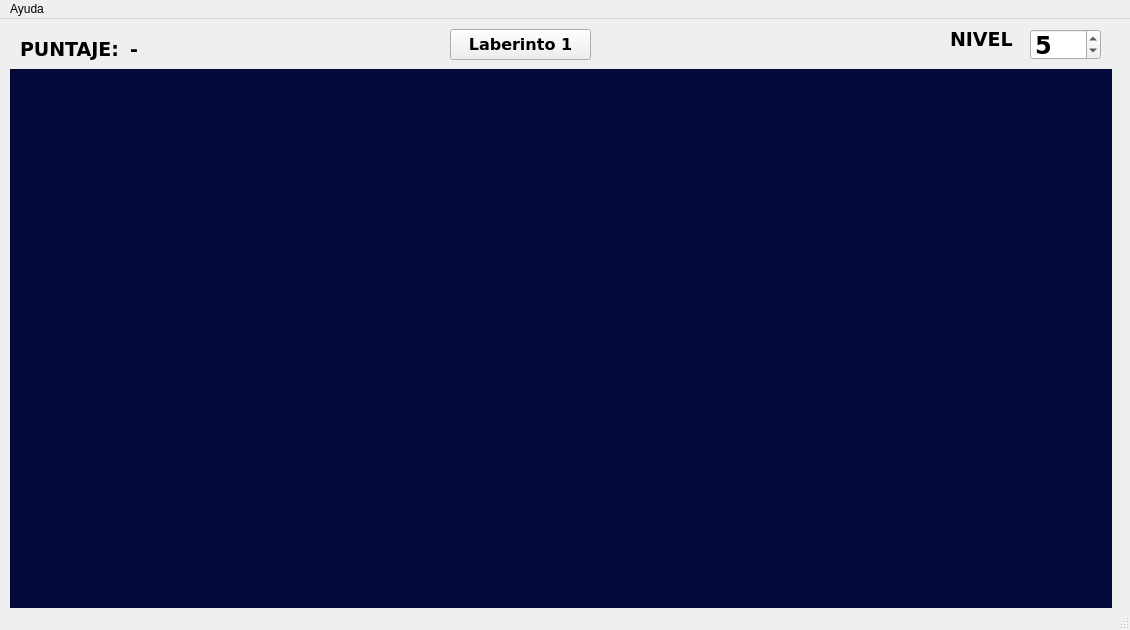
<?xml version="1.0" encoding="UTF-8"?>
<ui version="4.0">
 <class>MainWindow</class>
 <widget class="QMainWindow" name="MainWindow">
  <property name="geometry">
   <rect>
    <x>0</x>
    <y>0</y>
    <width>1130</width>
    <height>630</height>
   </rect>
  </property>
  <property name="windowTitle">
   <string/>
  </property>
  <property name="windowIcon">
   <iconset resource="imagenes.qrc">
    <normaloff>:/imagenes/iconfinder_Pacman_381603.png</normaloff>:/imagenes/iconfinder_Pacman_381603.png</iconset>
  </property>
  <widget class="QWidget" name="centralwidget">
   <widget class="QGraphicsView" name="graphicsView">
    <property name="enabled">
     <bool>true</bool>
    </property>
    <property name="geometry">
     <rect>
      <x>10</x>
      <y>50</y>
      <width>1102</width>
      <height>552</height>
     </rect>
    </property>
    <property name="maximumSize">
     <size>
      <width>1600</width>
      <height>800</height>
     </size>
    </property>
    <property name="styleSheet">
     <string notr="true">background-color: rgb(3, 11, 59);</string>
    </property>
   </widget>
   <widget class="QLabel" name="label">
    <property name="geometry">
     <rect>
      <x>20</x>
      <y>20</y>
      <width>111</width>
      <height>21</height>
     </rect>
    </property>
    <property name="font">
     <font>
      <family>Verdana</family>
      <pointsize>14</pointsize>
      <bold>true</bold>
     </font>
    </property>
    <property name="text">
     <string>PUNTAJE:</string>
    </property>
   </widget>
   <widget class="QLabel" name="puntaje">
    <property name="geometry">
     <rect>
      <x>130</x>
      <y>20</y>
      <width>251</width>
      <height>21</height>
     </rect>
    </property>
    <property name="font">
     <font>
      <family>Verdana</family>
      <pointsize>14</pointsize>
      <bold>true</bold>
     </font>
    </property>
    <property name="text">
     <string>-</string>
    </property>
   </widget>
   <widget class="QPushButton" name="L1">
    <property name="geometry">
     <rect>
      <x>450</x>
      <y>10</y>
      <width>141</width>
      <height>31</height>
     </rect>
    </property>
    <property name="font">
     <font>
      <family>Verdana</family>
      <pointsize>12</pointsize>
      <bold>true</bold>
     </font>
    </property>
    <property name="text">
     <string>Laberinto 1</string>
    </property>
   </widget>
   <widget class="QSpinBox" name="nivel">
    <property name="geometry">
     <rect>
      <x>1030</x>
      <y>10</y>
      <width>71</width>
      <height>31</height>
     </rect>
    </property>
    <property name="font">
     <font>
      <family>Verdana</family>
      <pointsize>18</pointsize>
      <bold>true</bold>
     </font>
    </property>
    <property name="minimum">
     <number>1</number>
    </property>
    <property name="maximum">
     <number>10</number>
    </property>
    <property name="value">
     <number>5</number>
    </property>
   </widget>
   <widget class="QLabel" name="label_2">
    <property name="geometry">
     <rect>
      <x>950</x>
      <y>0</y>
      <width>71</width>
      <height>41</height>
     </rect>
    </property>
    <property name="font">
     <font>
      <family>Verdana</family>
      <pointsize>14</pointsize>
      <bold>true</bold>
     </font>
    </property>
    <property name="text">
     <string>NIVEL</string>
    </property>
   </widget>
  </widget>
  <widget class="QMenuBar" name="menubar">
   <property name="geometry">
    <rect>
     <x>0</x>
     <y>0</y>
     <width>1130</width>
     <height>25</height>
    </rect>
   </property>
   <widget class="QMenu" name="menuAyuda">
    <property name="title">
     <string>Ayuda</string>
    </property>
    <addaction name="actionAcerca_de"/>
   </widget>
   <addaction name="menuAyuda"/>
  </widget>
  <widget class="QStatusBar" name="statusbar"/>
  <action name="actionAcerca_de">
   <property name="icon">
    <iconset resource="imagenes.qrc">
     <normaloff>:/imagenes/about.svg</normaloff>:/imagenes/about.svg</iconset>
   </property>
   <property name="text">
    <string>Acerca de</string>
   </property>
   <property name="shortcut">
    <string>F1</string>
   </property>
  </action>
 </widget>
 <resources>
  <include location="imagenes.qrc"/>
 </resources>
 <connections/>
</ui>
